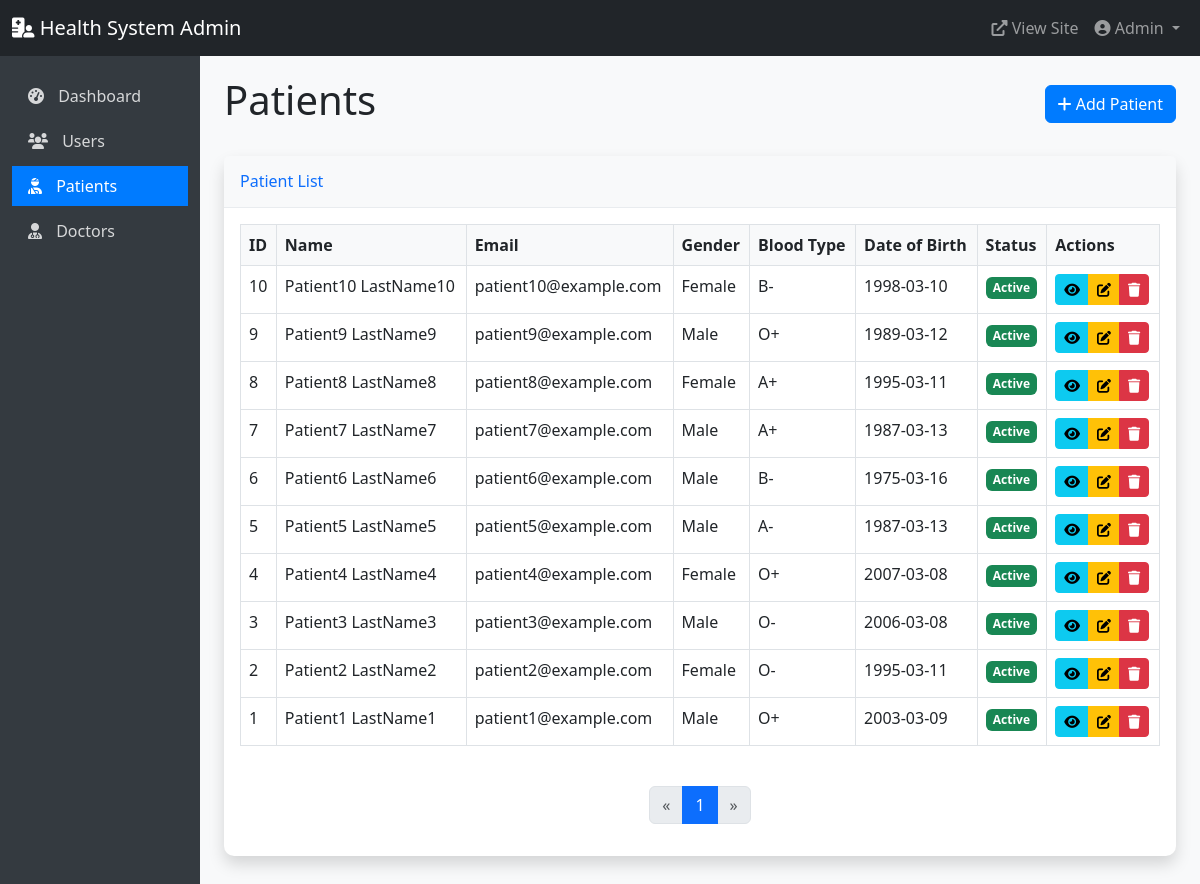
The page /admin_panel/patients (signed in) on the database its author committed.
### models.py (models this page shows, shortened)
class User(db.Model, UserMixin):
    __tablename__ = 'users'
    id = db.Column(db.Integer, primary_key=True)
    email = db.Column(db.String(120), unique=True, nullable=False)
    phone = db.Column(db.String(20), unique=True, nullable=False)
    password_hash = db.Column(db.String(128), nullable=False)
    first_name = db.Column(db.String(50), nullable=False)
    last_name = db.Column(db.String(50), nullable=False)
    user_type = db.Column(db.Enum(UserType), nullable=False)
    is_active = db.Column(db.Boolean, default=False)
    created_at = db.Column(db.DateTime, default=datetime.utcnow)
    updated_at = db.Column(db.DateTime, default=datetime.utcnow, onupdate=datetime.utcnow)
    phone_verified = db.Column(db.Boolean, default=False)
    phone_verification_code = db.Column(db.String(6))
    phone_verification_sent_at = db.Column(db.DateTime)
    email_verified = db.Column(db.Boolean, default=False)
    email_verification_token = db.Column(db.String(100))
    email_verification_sent_at = db.Column(db.DateTime)
    patient = db.relationship('Patient', backref='user', uselist=False, cascade='all, delete-orphan')
    doctor = db.relationship('Doctor', backref='user', uselist=False, cascade='all, delete-orphan')
    notifications = db.relationship('Notification', backref='user', lazy=True, cascade='all, delete-orphan')

class Patient(db.Model):
    __tablename__ = 'patients'
    id = db.Column(db.Integer, primary_key=True)
    user_id = db.Column(db.Integer, db.ForeignKey('users.id'), nullable=False)
    date_of_birth = db.Column(db.Date)
    gender = db.Column(db.String(10))
    blood_type = db.Column(db.String(5))
    medical_history = db.Column(db.Text)
    appointments = db.relationship('Appointment', backref='patient', lazy=True, cascade='all, delete-orphan')

### admin_routes.py (the view, shortened to what this page needs)
    def decorated_function(*args, **kwargs):
        if not current_user.is_authenticated:
            return redirect(url_for('auth.login'))
        if current_user.user_type == UserType.ADMIN:
            return f(*args, **kwargs)

### admin_routes.py (called while the page is built, shortened)
def admin_required(f):
    def decorated_function(*args, **kwargs):
        if not current_user.is_authenticated:
            return redirect(url_for('auth.login'))
        if current_user.user_type == UserType.ADMIN:
            return f(*args, **kwargs)
    decorated_function.__name__ = f.__name__
    decorated_function.__doc__ = f.__doc__
    return decorated_function

@admin_panel.route('/patients')
@login_required
@admin_required
def patients():
    page = request.args.get('page', 1, type=int)
    per_page = 10
    patients_data = db.session.query(User, Patient).join(Patient).filter(
        User.user_type == UserType.PATIENT
    ).order_by(User.created_at.desc()).paginate(page=page, per_page=per_page)
    return render_template('admin/patients.html', patients=patients_data)

### app.py (called while the page is built)
@login_manager.user_loader
def load_user(user_id):
    return User.query.get(int(user_id))

def create_app():
    app = Flask(__name__)
    app.config.from_object(get_config())
    app.config['SESSION_COOKIE_NAME'] = f'session_{uuid.uuid4().hex[:8]}'
    os.makedirs(app.config['UPLOAD_FOLDER'], exist_ok=True)
    db.init_app(app)
    login_manager.init_app(app)
    login_manager.login_view = 'auth.login'
    login_manager.login_message_category = 'info'
    mail.init_app(app)
    bcrypt.init_app(app)
    app.register_blueprint(main)
    app.register_blueprint(auth, url_prefix='/auth')
    app.register_blueprint(patient, url_prefix='/patient')
    app.register_blueprint(doctor, url_prefix='/doctor')
    app.register_blueprint(admin, url_prefix='/admin')
    app.register_blueprint(admin_panel)
    @app.context_processor
    def inject_now():
        return {'now': datetime.datetime.now()}
    return app

### templates/admin/patients.html (shortened to what this page needs)
{% extends "admin/base.html" %}
{% block content %}
<div class="d-flex justify-content-between align-items-center mb-4">
    <h1>Patients</h1>
    <a href="{{ url_for('admin_panel.create_user') }}?type=patient" class="btn btn-primary">
        <i class="fas fa-plus"></i> Add Patient
    </a>
</div>
<div class="card shadow mb-4">
    <div class="card-header py-3">
        <h6 class="m-0 font-weight-bold text-primary">Patient List</h6>
    </div>
    <div class="card-body">
        <div class="table-responsive">
            <table class="table table-bordered" id="dataTable" width="100%" cellspacing="0">
                <thead>
                    <tr>
                        <th>ID</th>
                        <th>Name</th>
                        <th>Email</th>
                        <th>Gender</th>
                        <th>Blood Type</th>
                        <th>Date of Birth</th>
                        <th>Status</th>
                        <th>Actions</th>
                    </tr>
                </thead>
                <tbody>
                    {% for user, patient in patients.items %}
                    <tr>
                        <td>{{ patient.id }}</td>
                        <td>{{ user.first_name }} {{ user.last_name }}</td>
                        <td>{{ user.email }}</td>
                        <td>{{ patient.gender }}</td>
                        <td>{{ patient.blood_type }}</td>
                        <td>{{ patient.date_of_birth }}</td>
                        <td>
                            {% if user.is_active %}
                            <span class="badge bg-success">Active</span>
                            {% else %}
                            <span class="badge bg-danger">Inactive</span>
                            {% endif %}
                        </td>
                        <td>
                            <div class="btn-group" role="group">
                                <a href="{{ url_for('admin_panel.user_detail', user_id=user.id) }}" class="btn btn-sm btn-info">
                                    <i class="fas fa-eye"></i>
                                </a>
                                <a href="{{ url_for('admin_panel.edit_user', user_id=user.id) }}" class="btn btn-sm btn-warning">
                                    <i class="fas fa-edit"></i>
                                </a>
                                <button type="button" class="btn btn-sm btn-danger" data-bs-toggle="modal" data-bs-target="#deleteModal{{ user.id }}">
                                    <i class="fas fa-trash"></i>
                                </button>
                            </div>
                        </td>
                    </tr>
                    {% endfor %}
                </tbody>
            </table>
        </div>
        <nav aria-label="Page navigation">
            <ul class="pagination justify-content-center mt-4">
                {% if patients.has_prev %}
                <li class="page-item">
                    <a class="page-link" href="{{ url_for('admin_panel.patients', page=patients.prev_num) }}" aria-label="Previous">
                        <span aria-hidden="true">&laquo;</span>
                    </a>
                </li>
                {% else %}
                <li class="page-item disabled">
                    <a class="page-link" href="#" aria-label="Previous">
                        <span aria-hidden="true">&laquo;</span>
                    </a>
                </li>
                {% endif %}
                {% for page_num in patients.iter_pages(left_edge=1, right_edge=1, left_current=2, right_current=2) %}
                    {% if page_num %}
                        {% if patients.page == page_num %}
                        <li class="page-item active">
                            <a class="page-link" href="{{ url_for('admin_panel.patients', page=page_num) }}">{{ page_num }}</a>
                        </li>
                        {% else %}
                        <li class="page-item">
                            <a class="page-link" href="{{ url_for('admin_panel.patients', page=page_num) }}">{{ page_num }}</a>
                        </li>
                        {% endif %}
                    {% else %}
                    <li class="page-item disabled">
                        <a class="page-link" href="#">...</a>
                    </li>
                    {% endif %}
                {% endfor %}
                {% if patients.has_next %}
                <li class="page-item">
                    <a class="page-link" href="{{ url_for('admin_panel.patients', page=patients.next_num) }}" aria-label="Next">
                        <span aria-hidden="true">&raquo;</span>
                    </a>
                </li>
                {% else %}
                <li class="page-item disabled">
                    <a class="page-link" href="#" aria-label="Next">
                        <span aria-hidden="true">&raquo;</span>
                    </a>
                </li>
                {% endif %}
            </ul>
        </nav>
    </div>
</div>
{% endblock %}

### templates/admin/base.html (shortened to what this page needs)
<!DOCTYPE html>
<html lang="en">
<head>
    <link href="https://cdn.jsdelivr.net/npm/bootstrap@5.3.0-alpha1/dist/css/bootstrap.min.css" rel="stylesheet">
    <link rel="stylesheet" href="https://cdnjs.cloudflare.com/ajax/libs/font-awesome/6.0.0/css/all.min.css">
</head>
<body>
    <nav class="navbar navbar-expand-lg navbar-dark bg-dark">
        <div class="container-fluid">
            <a class="navbar-brand" href="{{ url_for('admin_panel.dashboard') }}">
                <i class="fas fa-hospital-user"></i> Health System Admin
            </a>
            <div class="collapse navbar-collapse" id="navbarNav">
                <ul class="navbar-nav ms-auto">
                    <li class="nav-item">
                        <a class="nav-link" href="{{ url_for('main.index') }}" target="_blank">
                            <i class="fas fa-external-link-alt"></i> View Site
                        </a>
                    </li>
                    <li class="nav-item dropdown">
                        <a class="nav-link dropdown-toggle" href="#" id="navbarDropdown" role="button" data-bs-toggle="dropdown">
                            <i class="fas fa-user-circle"></i> {{ current_user.first_name }}
                        </a>
                    </li>
                </ul>
            </div>
        </div>
    </nav>
    <div class="container-fluid">
        <div class="row">
            <div class="col-md-3 col-lg-2 d-md-block sidebar collapse">
                <div class="position-sticky">
                    <ul class="nav flex-column">
                        <li class="nav-item">
                            <a class="nav-link {% if request.endpoint == 'admin_panel.dashboard' %}active{% endif %}"
                               href="{{ url_for('admin_panel.dashboard') }}">
                                <i class="fas fa-tachometer-alt"></i> Dashboard
                            </a>
                        </li>
                        <li class="nav-item">
                            <a class="nav-link {% if request.endpoint == 'admin_panel.users' %}active{% endif %}"
                               href="{{ url_for('admin_panel.users') }}">
                                <i class="fas fa-users"></i> Users
                            </a>
                        </li>
                        <li class="nav-item">
                            <a class="nav-link {% if request.endpoint == 'admin_panel.patients' %}active{% endif %}"
                               href="{{ url_for('admin_panel.patients') }}">
                                <i class="fas fa-user-injured"></i> Patients
                            </a>
                        </li>
                        <li class="nav-item">
                            <a class="nav-link {% if request.endpoint == 'admin_panel.doctors' %}active{% endif %}"
                               href="{{ url_for('admin_panel.doctors') }}">
                                <i class="fas fa-user-md"></i> Doctors
                            </a>
                        </li>
                    </ul>
                </div>
            </div>
            <main class="col-md-9 ms-sm-auto col-lg-10 px-md-4 main-content">
                {% block content %}{% endblock %}
            </main>
        </div>
    </div>
</body>
</html>

### templates/admin/base.html (style rules this page uses)
body { font-family: 'Segoe UI', Tahoma, Geneva, Verdana, sans-serif; background-color: #f8f9fa; }
.sidebar { min-height: calc(100vh - 56px); background-color: #343a40; padding-top: 20px; }
.sidebar .nav-link { color: rgba(255, 255, 255, 0.8); margin-bottom: 5px; }
.sidebar .nav-link.active { color: #fff; background-color: #007bff; }
.sidebar .nav-link i { margin-right: 10px; }
.main-content { padding: 20px; }
.card { margin-bottom: 20px; border: none; border-radius: 10px; box-shadow: 0 0.125rem 0.25rem rgba(0, 0, 0, 0.075); }
.card-header { background-color: #f8f9fa; border-bottom: 1px solid #e9ecef; font-weight: 600; }
.table th { font-weight: 600; background-color: #f8f9fa; }
.btn-primary { background-color: #007bff; border-color: #007bff; }
.badge { padding: 0.4em 0.6em; font-size: 75%; }

### rows shown on the page
User: first_name "Admin"
User: id "10", first_name "Patient10", last_name "LastName10", email "patient10@example.com", gender "Female", blood_type "B-", date_of_birth "1998-03-10", is_active "Active"
User: id "9", first_name "Patient9", last_name "LastName9", email "patient9@example.com", gender "Male", blood_type "O+", date_of_birth "1989-03-12", is_active "Active"
User: id "8", first_name "Patient8", last_name "LastName8", email "patient8@example.com", gender "Female", blood_type "A+", date_of_birth "1995-03-11", is_active "Active"
User: id "7", first_name "Patient7", last_name "LastName7", email "patient7@example.com", gender "Male", blood_type "A+", date_of_birth "1987-03-13", is_active "Active"
User: id "6", first_name "Patient6", last_name "LastName6", email "patient6@example.com", gender "Male", blood_type "B-", date_of_birth "1975-03-16", is_active "Active"
User: id "5", first_name "Patient5", last_name "LastName5", email "patient5@example.com", gender "Male", blood_type "A-", date_of_birth "1987-03-13", is_active "Active"
User: id "4", first_name "Patient4", last_name "LastName4", email "patient4@example.com", gender "Female", blood_type "O+", date_of_birth "2007-03-08", is_active "Active"
User: id "3", first_name "Patient3", last_name "LastName3", email "patient3@example.com", gender "Male", blood_type "O-", date_of_birth "2006-03-08", is_active "Active"
User: id "2", first_name "Patient2", last_name "LastName2", email "patient2@example.com", gender "Female", blood_type "O-", date_of_birth "1995-03-11", is_active "Active"
User: id "1", first_name "Patient1", last_name "LastName1", email "patient1@example.com", gender "Male", blood_type "O+", date_of_birth "2003-03-09", is_active "Active"

### other values the page prints
{{ page_num }} "1"
